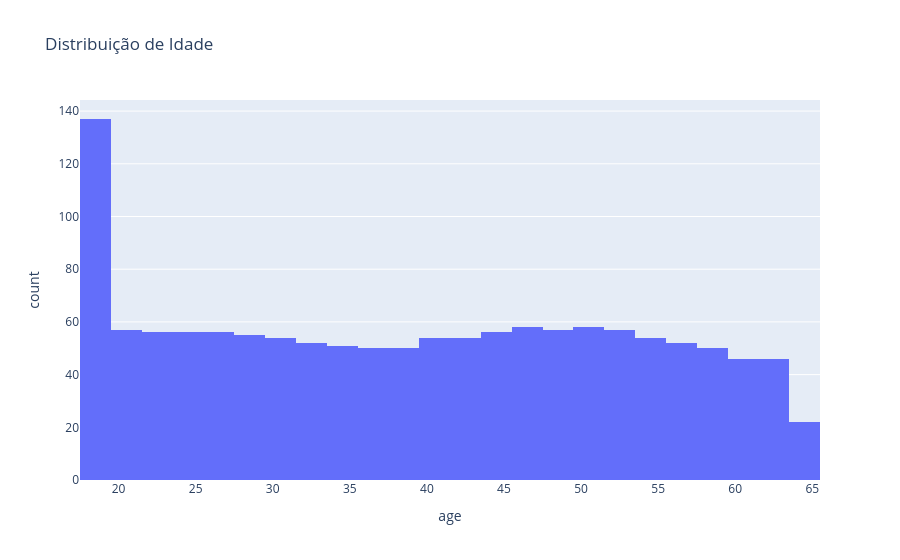

Source (notebook cell):
### Markdown cell above
### Distribuição de Idade
- Há muitas pessoas jovens, o que em geral, causa um gasto menor com saúde.
- Apesar do foco em pessoas muito jovens(18-19), o restante da distribuição é uniforme

### Code cell
fig = px.histogram(
  data_frame=df_costs,
  x='age',
  title="Distribuição de Idade",
)
fig.show()

### Figure 1 — Plotly figure (JSON) as saved in the notebook; plotly's stock layout.template omitted (floating-point values rounded to 4 significant figures; data arrays with more than 128 entries replaced by an {"elided": "..."} marker saying what was removed)
{"data": [{"bingroup": "x", "hovertemplate": "age=%{x}<br>count=%{y}<extra></extra>", "legendgroup": "", "marker": {"color": "#636efa", "pattern": {"shape": ""}}, "name": "", "orientation": "v", "showlegend": false, "type": "histogram", "x": {"elided": "1338 int values"}, "xaxis": "x", "yaxis": "y"}], "layout": {"barmode": "relative", "legend": {"tracegroupgap": 0}, "title": {"text": "Distribuição de Idade"}, "xaxis": {"anchor": "y", "domain": [0, 1], "title": {"text": "age"}}, "yaxis": {"anchor": "x", "domain": [0, 1], "title": {"text": "count"}}}}
